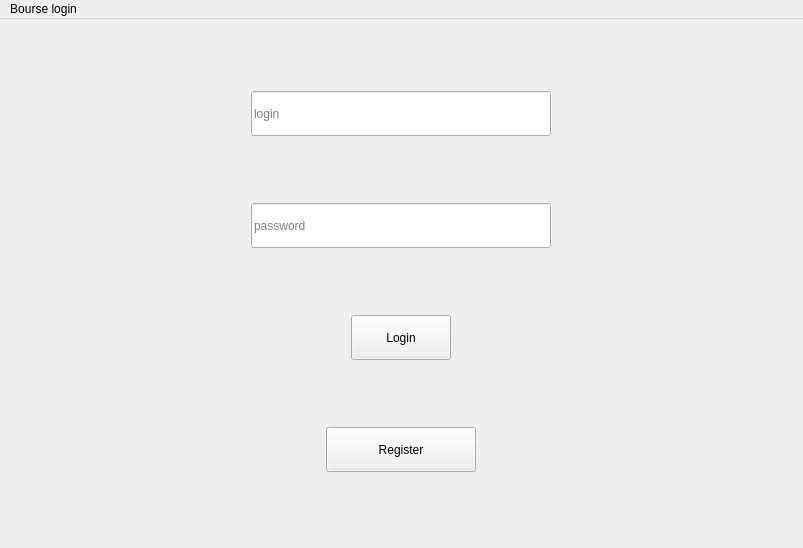
<?xml version="1.0" encoding="UTF-8"?>
<ui version="4.0">
 <class>AuthWindow</class>
 <widget class="QMainWindow" name="AuthWindow">
  <property name="geometry">
   <rect>
    <x>0</x>
    <y>0</y>
    <width>803</width>
    <height>548</height>
   </rect>
  </property>
  <property name="windowTitle">
   <string>MainWindow</string>
  </property>
  <widget class="QWidget" name="centralWidget">
   <layout class="QVBoxLayout" name="verticalLayout">
    <item alignment="Qt::AlignHCenter">
     <widget class="QLineEdit" name="loginInput">
      <property name="sizePolicy">
       <sizepolicy hsizetype="Fixed" vsizetype="Fixed">
        <horstretch>0</horstretch>
        <verstretch>0</verstretch>
       </sizepolicy>
      </property>
      <property name="minimumSize">
       <size>
        <width>300</width>
        <height>45</height>
       </size>
      </property>
      <property name="text">
       <string/>
      </property>
      <property name="placeholderText">
       <string>login</string>
      </property>
     </widget>
    </item>
    <item alignment="Qt::AlignHCenter">
     <widget class="QLineEdit" name="passwordInput">
      <property name="sizePolicy">
       <sizepolicy hsizetype="Fixed" vsizetype="Fixed">
        <horstretch>0</horstretch>
        <verstretch>0</verstretch>
       </sizepolicy>
      </property>
      <property name="minimumSize">
       <size>
        <width>300</width>
        <height>45</height>
       </size>
      </property>
      <property name="text">
       <string/>
      </property>
      <property name="echoMode">
       <enum>QLineEdit::Password</enum>
      </property>
      <property name="placeholderText">
       <string>password</string>
      </property>
     </widget>
    </item>
    <item alignment="Qt::AlignHCenter">
     <widget class="QToolButton" name="loginButton">
      <property name="minimumSize">
       <size>
        <width>100</width>
        <height>45</height>
       </size>
      </property>
      <property name="text">
       <string>Login</string>
      </property>
     </widget>
    </item>
    <item alignment="Qt::AlignHCenter">
     <widget class="QPushButton" name="registerButton">
      <property name="minimumSize">
       <size>
        <width>150</width>
        <height>45</height>
       </size>
      </property>
      <property name="text">
       <string>Register</string>
      </property>
     </widget>
    </item>
   </layout>
  </widget>
  <widget class="QMenuBar" name="menuBar">
   <property name="geometry">
    <rect>
     <x>0</x>
     <y>0</y>
     <width>803</width>
     <height>20</height>
    </rect>
   </property>
   <widget class="QMenu" name="menuBourse_login">
    <property name="title">
     <string>Bourse login</string>
    </property>
   </widget>
   <addaction name="menuBourse_login"/>
  </widget>
 </widget>
 <layoutdefault spacing="6" margin="11"/>
 <resources/>
 <connections/>
</ui>
